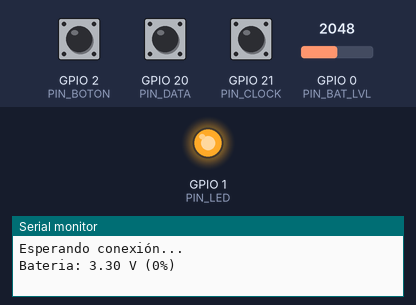
The program below on a simulated ESP32-C3. Shown: output pins drawn as LEDs (lit = HIGH), the last lines printed to the serial monitor. Dashed ring = blinking. The test bench sets the inputs (shaded band); at power-on: GPIO 2 (PIN_BOTON) HIGH, GPIO 0 (PIN_BAT_LVL) = 2048, GPIO 20 (PIN_DATA) HIGH, GPIO 21 (PIN_CLOCK) HIGH (analog values on the 0–4095 scale). Nothing arrives over Bluetooth unless stated; a phone connects over Bluetooth LE 3 s after start.

Above: at 1.2 s.
1.3 s: GPIO 2 (PIN_BOTON) pulled LOW for 3.2 s
At 4.5 s:
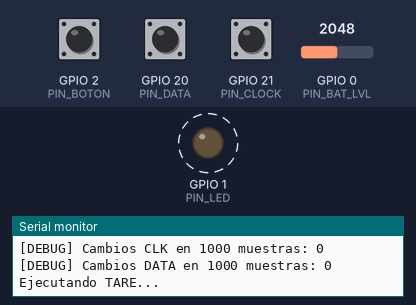
7.3 s: GPIO 2 (PIN_BOTON) pulled LOW for 0.15 s
Timing chart, 0 to 10.3 s (numbered marks = the images above; inputs shaded):
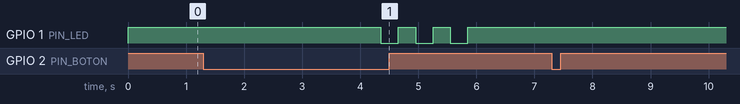

The program:

main.cpp
```cpp
#include <Arduino.h>
#include <BLEDevice.h>
#include <BLEServer.h>
#include <BLEUtils.h>
#include <BLE2902.h>
#include <driver/gpio.h>
#include <esp_bt.h>
#include <esp_mac.h>

// ESP32-C3 Super Mini Pines
#define PIN_BAT_LVL 0
#define PIN_BOTON 2
#define PIN_LED   1
// PIN_SLEEP (GPIO 3) deprecado - ya no se usa
#define PIN_TARE 4
#define PIN_DATA 20
#define PIN_CLOCK 21

// Debug: cambiar a 1 para activar prints por Serial
#define DEBUG_MODE 1

#if DEBUG_MODE
  #define DEBUG_PRINT(...) Serial.print(__VA_ARGS__)
  #define DEBUG_PRINTLN(...) Serial.println(__VA_ARGS__)
#else
  #define DEBUG_PRINT(...)
  #define DEBUG_PRINTLN(...)
#endif

// BLE UUIDs - Nordic UART Service (Standard)
#define SERVICE_UUID           "6E400001-B5A3-F393-E0A9-E50E24DCCA9E"
#define CHARACTERISTIC_UUID_RX "6E400002-B5A3-F393-E0A9-E50E24DCCA9E"
#define CHARACTERISTIC_UUID_TX "6E400003-B5A3-F393-E0A9-E50E24DCCA9E"

BLEServer* pServer = NULL;
BLECharacteristic* pTxCharacteristic = NULL;
volatile bool deviceConnected = false;
volatile bool oldDeviceConnected = false;

volatile unsigned int rawData = 0;
volatile unsigned int bitCount = 0;
volatile unsigned long lastClock = 0;
volatile bool frameReady = false;
volatile unsigned long interruptCount = 0;

float batteryVoltage = 0.0f;
int batteryPercent = 0;
unsigned long lastBatteryReadMs = 0;

float lastDecodedValue = 0;
bool hasValidValue = false;

const int TOTAL_BITS = 24;
const unsigned long GAP_THRESHOLD = 30000; // 30 ms en microsegundos
const unsigned long BATTERY_READ_INTERVAL_MS = 60000;
const unsigned long LONG_PRESS_MS = 3000;
const unsigned long INACTIVITY_TIMEOUT_MS = 300000; // 5 minutos
const unsigned long TARE_PULSE_MS = 500;

unsigned long lastActivityMs = 0;

// Estado no bloqueante del boton
const unsigned long DEBOUNCE_MS = 50;
bool buttonPressed = false;
int lastRawButton = HIGH;
unsigned long buttonChangeMs = 0;
unsigned long pressStartMs = 0;
bool tareTriggeredThisPress = false;

// Estado no bloqueante del procedimiento de tare
enum TareState { TARE_IDLE, TARE_BLINK, TARE_PULSE };
TareState tareState = TARE_IDLE;
unsigned long tareStepMs = 0;
int tareBlinkSteps = 0;
bool tareLedOn = false;

// Re-anuncio BLE no bloqueante tras desconexion
bool restartAdvertisingPending = false;
unsigned long disconnectMs = 0;

// Ajustes de lectura ADC de bateria.
// Si tu placa usa divisor resistivo para BAT_LVL, ajusta BATTERY_DIVIDER_RATIO.
const float ADC_REFERENCE_VOLTAGE = 3.3f;
const int ADC_MAX_READING = 4095;
const int BATTERY_SAMPLES = 16;
const float BATTERY_DIVIDER_RATIO = 2.0f;

struct BatteryPoint {
  float voltage;
  int percent;
};

// Curva base aproximada para celda Li-Ion 18650 en reposo (sin carga fuerte).
const BatteryPoint BATTERY_CURVE[] = {
  {4.20f, 100},
  {4.10f, 90},
  {4.00f, 80},
  {3.92f, 70},
  {3.85f, 60},
  {3.79f, 50},
  {3.73f, 40},
  {3.68f, 30},
  {3.62f, 20},
  {3.55f, 10},
  {3.30f, 0}
};
const int BATTERY_CURVE_SIZE = sizeof(BATTERY_CURVE) / sizeof(BATTERY_CURVE[0]);

class MyServerCallbacks: public BLEServerCallbacks {
    void onConnect(BLEServer* pServer) {
      deviceConnected = true;
      DEBUG_PRINTLN("Dispositivo BLE conectado");
    };

    void onDisconnect(BLEServer* pServer) {
      deviceConnected = false;
      DEBUG_PRINTLN("Dispositivo BLE desconectado");
    }
};

void setAwakeState(bool awake)
{
  // LED encendido mientras el equipo esta despierto.
  digitalWrite(PIN_LED, awake ? HIGH : LOW);
}

int estimateBatteryPercent18650(float voltage)
{
  if (voltage >= BATTERY_CURVE[0].voltage) {
    return BATTERY_CURVE[0].percent;
  }
  if (voltage <= BATTERY_CURVE[BATTERY_CURVE_SIZE - 1].voltage) {
    return BATTERY_CURVE[BATTERY_CURVE_SIZE - 1].percent;
  }

  for (int i = 0; i < BATTERY_CURVE_SIZE - 1; i++) {
    const BatteryPoint &high = BATTERY_CURVE[i];
    const BatteryPoint &low = BATTERY_CURVE[i + 1];

    if (voltage <= high.voltage && voltage >= low.voltage) {
      float ratio = (voltage - low.voltage) / (high.voltage - low.voltage);
      float percent = low.percent + ratio * (high.percent - low.percent);
      return constrain((int)(percent + 0.5f), 0, 100);
    }
  }

  return 0;
}

float readBatteryVoltage()
{
  uint32_t sum = 0;
  for (int i = 0; i < BATTERY_SAMPLES; i++) {
    sum += analogRead(PIN_BAT_LVL);
  }

  float avgRaw = (float)sum / BATTERY_SAMPLES;
  float adcVoltage = (avgRaw / ADC_MAX_READING) * ADC_REFERENCE_VOLTAGE;
  return adcVoltage * BATTERY_DIVIDER_RATIO;
}

void updateBatteryStatus()
{
  batteryVoltage = readBatteryVoltage();
  batteryPercent = estimateBatteryPercent18650(batteryVoltage);

  DEBUG_PRINT("Bateria: ");
  DEBUG_PRINT(batteryVoltage, 2);
  DEBUG_PRINT(" V (");
  DEBUG_PRINT(batteryPercent);
  DEBUG_PRINTLN("%)");
}

float decodeFrame(uint32_t frame)
{
  // Bits 0-15 = magnitud (16 bits)
  uint32_t magnitude = frame & 0xFFFF;

  // Bit 21 = signo
  bool isNegative = (frame >> 21) & 0x01;

  // Bit 20 = unidades
  bool isInch = (frame >> 20) & 0x01;

  float value;
  if (isInch)
  {
    value = magnitude * 0.0005; // pasos en pulgadas
  }
  else
  {
    value = magnitude * 0.01; // pasos en mm
  }

  if (isNegative)
    value = -value;

  return value;
}

void sendDataOverBluetooth(float value)
{
  if (deviceConnected) {
      char buf[40];
      // Formato: medida,bateria%
      snprintf(buf, sizeof(buf), "%+.2f,%d\n", value, batteryPercent);

      pTxCharacteristic->setValue((uint8_t*)buf, strlen(buf));
      pTxCharacteristic->notify();
      DEBUG_PRINT("Enviado por BLE: ");
      DEBUG_PRINT(buf);
  } else {
      DEBUG_PRINTLN("Bluetooth no conectado.");
  }
}

void startTare()
{
  if (tareState != TARE_IDLE) return;
  DEBUG_PRINTLN("Ejecutando TARE...");
  tareState = TARE_BLINK;
  tareBlinkSteps = 0;
  tareLedOn = false;
  digitalWrite(PIN_LED, LOW);
  tareStepMs = millis();
}

void updateTare()
{
  switch (tareState) {
    case TARE_IDLE:
      break;

    case TARE_BLINK:
      // Parpadeo: 3 veces con 300 ms de intervalo para avisar que ya puede soltar.
      if (millis() - tareStepMs >= 300) {
        tareStepMs = millis();
        tareBlinkSteps++;
        if (tareBlinkSteps >= 6) {
          digitalWrite(PIN_LED, HIGH);
          pinMode(PIN_TARE, OUTPUT);
          digitalWrite(PIN_TARE, LOW);
          tareStepMs = millis();
          tareState = TARE_PULSE;
        } else {
          tareLedOn = !tareLedOn;
          digitalWrite(PIN_LED, tareLedOn ? HIGH : LOW);
        }
      }
      break;

    case TARE_PULSE:
      if (millis() - tareStepMs >= TARE_PULSE_MS) {
        digitalWrite(PIN_TARE, HIGH);
        pinMode(PIN_TARE, INPUT_PULLUP);
        tareState = TARE_IDLE;
        DEBUG_PRINTLN("TARE completado.");
      }
      break;
  }
}

void updateButton()
{
  int raw = digitalRead(PIN_BOTON);
  if (raw != lastRawButton) {
    lastRawButton = raw;
    buttonChangeMs = millis();
  }

  if (millis() - buttonChangeMs >= DEBOUNCE_MS) {
    bool nowPressed = (raw == LOW);
    if (nowPressed != buttonPressed) {
      buttonPressed = nowPressed;
      if (buttonPressed) {
        pressStartMs = millis();
        lastActivityMs = millis();
        tareTriggeredThisPress = false;
      } else if (!tareTriggeredThisPress) {
        // Toque corto (soltado antes de los 3 s): enviar medida + bateria
        if (hasValidValue) {
          sendDataOverBluetooth(lastDecodedValue);
          DEBUG_PRINTLN("Dato enviado por Bluetooth.");
        } else {
          DEBUG_PRINTLN("Boton presionado, pero no hay datos del calibre aun.");
        }
      }
    }

    // Al cumplir los 3 s manteniendo presionado: confirmar tare y avisar con parpadeo
    if (buttonPressed && !tareTriggeredThisPress &&
        millis() - pressStartMs >= LONG_PRESS_MS) {
      tareTriggeredThisPress = true;
      startTare();
    }
  }
}

void enterDeepSleep()
{
  DEBUG_PRINTLN("Entrando en Deep Sleep...");
#if DEBUG_MODE
  Serial.flush();
#endif

  setAwakeState(false);

  // Mantener el LED apagado durante el deep sleep (el pin se latchea en su nivel actual).
  gpio_hold_en((gpio_num_t)PIN_LED);
  gpio_deep_sleep_hold_en();

  // Configurar PIN_BOTON para despertar en LOW
  gpio_pullup_en((gpio_num_t)PIN_BOTON);
  esp_deep_sleep_enable_gpio_wakeup(1ULL << PIN_BOTON, ESP_GPIO_WAKEUP_GPIO_LOW);

  esp_deep_sleep_start();
}

void IRAM_ATTR handleClock()
{
  interruptCount++;
  unsigned long now = micros();
  unsigned long delta = now - lastClock;
  lastClock = now;

  // Detectar comienzo de trama por timeout (~30 ms sin pulsos)
  if (delta > GAP_THRESHOLD)
  {
    bitCount = 0;
    rawData = 0;
  }

  // Leer un bit en cada flanco
  int bit = digitalRead(PIN_DATA);
  rawData |= ((uint32_t)bit << bitCount);
  bitCount++;

  if (bitCount >= TOTAL_BITS)
  {
    frameReady = true;
    bitCount = 0;
  }
}

void setup()
{
#if DEBUG_MODE
  Serial.begin(115200);
#endif
  DEBUG_PRINTLN("Iniciando ESP32-C3 Super Mini BLE...");

  // Desactivar JTAG en GPIO 4-7 para poder usarlos como GPIO normales
  gpio_reset_pin((gpio_num_t)PIN_TARE);
  gpio_reset_pin((gpio_num_t)PIN_CLOCK);
  gpio_reset_pin((gpio_num_t)PIN_DATA);

  // LED encendido desde el primer momento
  gpio_hold_dis((gpio_num_t)PIN_LED);
  pinMode(PIN_LED, OUTPUT);
  setAwakeState(true);

  analogReadResolution(12);
  analogSetPinAttenuation(PIN_BAT_LVL, ADC_11db);

  // Configuración de pines (Pullup interno OK: calibre es 3V, ESP32 es 3.3V)
  pinMode(PIN_CLOCK, INPUT_PULLUP);
  pinMode(PIN_DATA, INPUT_PULLUP);
  pinMode(PIN_TARE, INPUT_PULLUP);
  pinMode(PIN_BOTON, INPUT_PULLUP);

  // Comprobar si despertamos de Deep Sleep
  if (esp_sleep_get_wakeup_cause() == ESP_SLEEP_WAKEUP_GPIO) {
    DEBUG_PRINTLN("¡Sistema despertado por botón!");
  }

  attachInterrupt(digitalPinToInterrupt(PIN_CLOCK), handleClock, RISING);
  lastClock = micros();
  DEBUG_PRINTLN("Interrupt configurada en PIN_CLOCK (GPIO 21) flanco RISING");

  // Configuración BLE
  uint8_t bleMac[6];
  esp_read_mac(bleMac, ESP_MAC_BT);
  char bleDeviceName[32];
  snprintf(bleDeviceName, sizeof(bleDeviceName), "NEUMET-MEDIDOR-%02X%02X", bleMac[4], bleMac[5]);
  BLEDevice::init(bleDeviceName);
  pServer = BLEDevice::createServer();
  pServer->setCallbacks(new MyServerCallbacks());

  BLEService *pService = pServer->createService(SERVICE_UUID);

  pTxCharacteristic = pService->createCharacteristic(
                      CHARACTERISTIC_UUID_TX,
                      BLECharacteristic::PROPERTY_NOTIFY
                    );

  pTxCharacteristic->addDescriptor(new BLE2902());

  pService->createCharacteristic(
                CHARACTERISTIC_UUID_RX,
                BLECharacteristic::PROPERTY_WRITE
              );

  pService->start();

  // Start advertising
  BLEAdvertising *pAdvertising = BLEDevice::getAdvertising();
  pAdvertising->addServiceUUID(SERVICE_UUID);
  pAdvertising->setScanResponse(false);
  pAdvertising->setMinPreferred(160);
  pAdvertising->setMaxPreferred(320);
  // Reducir potencia BLE para ahorrar energía (~-3dBm, suficiente para corta distancia)
  esp_ble_tx_power_set(ESP_BLE_PWR_TYPE_DEFAULT, ESP_PWR_LVL_N3);
  esp_ble_tx_power_set(ESP_BLE_PWR_TYPE_ADV, ESP_PWR_LVL_N3);

  BLEDevice::startAdvertising();
  DEBUG_PRINTLN("Esperando conexión...");

  updateBatteryStatus();
  lastBatteryReadMs = millis();
  lastActivityMs = millis();
}

void loop()
{
  if (millis() - lastBatteryReadMs >= BATTERY_READ_INTERVAL_MS) {
    lastBatteryReadMs = millis();
    updateBatteryStatus();
  }

  // Auto deep sleep por inactividad (5 minutos), salvo si hay un tare en curso
  if (tareState == TARE_IDLE && millis() - lastActivityMs >= INACTIVITY_TIMEOUT_MS) {
    DEBUG_PRINTLN("Inactividad detectada. Entrando en deep sleep...");
    enterDeepSleep();
  }

  // Lógica de reconexión/publicidad (no bloqueante)
  if (!deviceConnected && oldDeviceConnected) {
      disconnectMs = millis();
      restartAdvertisingPending = true;
      oldDeviceConnected = deviceConnected;
  }
  if (restartAdvertisingPending && millis() - disconnectMs >= 500) {
      pServer->startAdvertising();
      restartAdvertisingPending = false;
      DEBUG_PRINTLN("Reiniciando publicidad BLE...");
  }
  if (deviceConnected && !oldDeviceConnected) {
      oldDeviceConnected = deviceConnected;
  }

  // Procesar trama del calibre cuando esté lista
  if (frameReady)
  {
    noInterrupts();
    uint32_t frame = rawData;
    frameReady = false;
    interrupts();

#if DEBUG_MODE
    Serial.print("Trama: ");
    for (int i = 0; i < TOTAL_BITS; i++)
    {
      Serial.print((frame >> i) & 1);
    }
    Serial.println();
#endif

    lastDecodedValue = decodeFrame(frame);
    hasValidValue = true;
    DEBUG_PRINT("Numero decodificado: ");
    DEBUG_PRINTLN(lastDecodedValue);
  }

  // Botón y procedimiento de tare (no bloqueantes)
  updateButton();
  updateTare();

#if DEBUG_MODE
  // --- DEBUG: Estado cada 2 segundos ---
  static unsigned long lastDebug = 0;
  if (millis() - lastDebug > 2000) {
    lastDebug = millis();
    Serial.print("[DEBUG] IRQs: ");
    Serial.print(interruptCount);
    Serial.print(" | bits: ");
    Serial.print(bitCount);
    Serial.print(" | CLK=");
    Serial.print(digitalRead(PIN_CLOCK));
    Serial.print(" DATA=");
    Serial.print(digitalRead(PIN_DATA));
    Serial.print(" BTN=");
    Serial.println(digitalRead(PIN_BOTON));

    // Muestreo rápido: leer clock 1000 veces para detectar si cambia
    int changes = 0;
    int lastVal = digitalRead(PIN_CLOCK);
    for (int i = 0; i < 1000; i++) {
      int val = digitalRead(PIN_CLOCK);
      if (val != lastVal) { changes++; lastVal = val; }
    }
    Serial.print("[DEBUG] Cambios CLK en 1000 muestras: ");
    Serial.println(changes);

    changes = 0;
    lastVal = digitalRead(PIN_DATA);
    for (int i = 0; i < 1000; i++) {
      int val = digitalRead(PIN_DATA);
      if (val != lastVal) { changes++; lastVal = val; }
    }
    Serial.print("[DEBUG] Cambios DATA en 1000 muestras: ");
    Serial.println(changes);
  }
#endif
}
```

Measured:
- after the input at 1.3 s, GPIO 1 (PIN_LED): alternates HIGH for 0.30 s and LOW for 0.30 s, 6 changes in all, then stays HIGH, starting after 3.1 s
